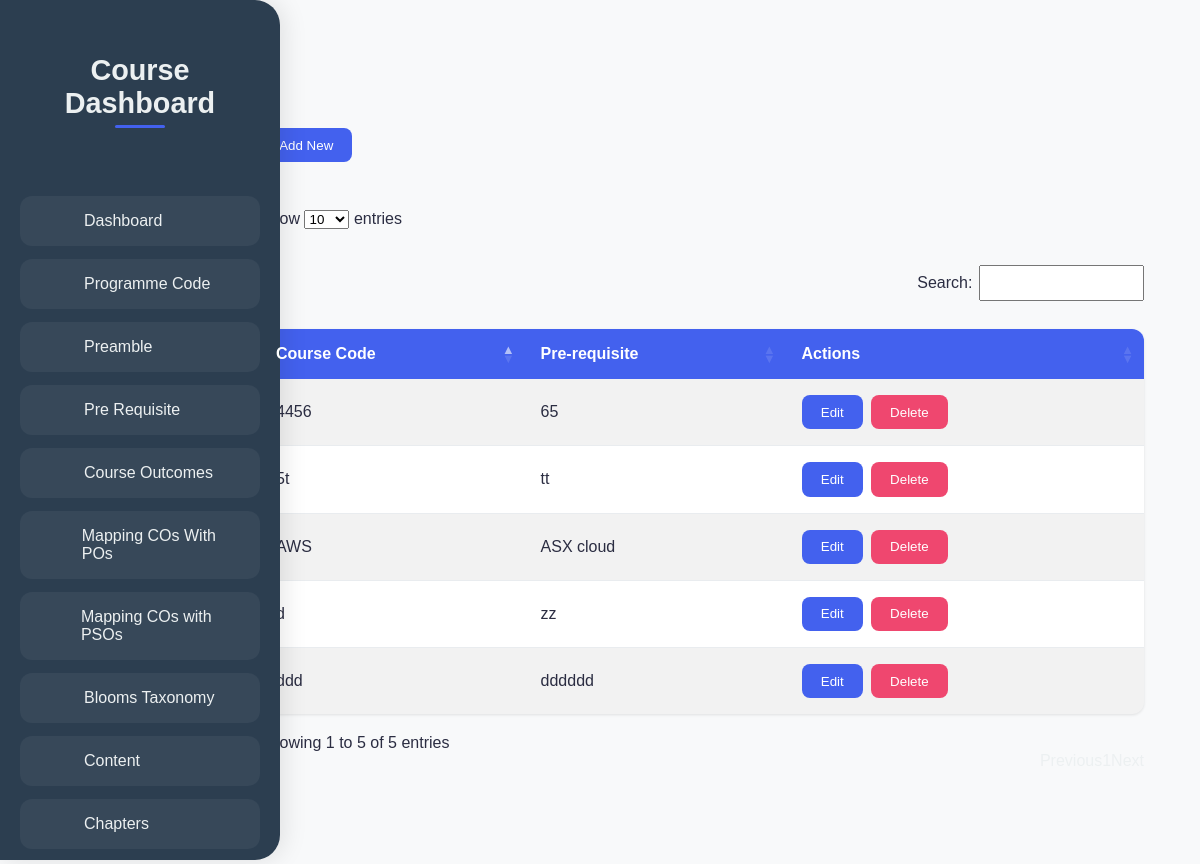
Screenshot of /menus/prerequisite.php with the database file from the repository.
### tables this page shows
CREATE TABLE `pre_requisite` (
  `id` int(11) NOT NULL,
  `course_code` varchar(50) NOT NULL,
  `pre_requisite` text NOT NULL,
  `created_at` timestamp NULL DEFAULT current_timestamp()
);

### menus/prerequisite.php (the view, shortened to what this page needs)
<?php
include("../db_connect.php");
$sql = "SELECT * FROM pre_requisite ORDER BY id DESC";
$result = $conn->query($sql);
?>
<!DOCTYPE html>
<html lang="en">
<head>
    <link rel="stylesheet" href="../public/css/sidebar.css">
    <link rel="stylesheet" href="https://cdn.datatables.net/1.13.6/css/dataTables.bootstrap5.min.css">
</head>
<body>
<div class="container">
        <?php include('../sidebar.php'); ?>
        <div class="content-area" id="content-area">
            <div class="button-container">
                <button id="addNewBtn" class="btn btn-primary">Add New</button>
            </div>
            <table id="example" class="table table-striped display nowrap" style="width:100%">
                <thead>
                    <tr>
                        <th>Course Code</th>
                        <th>Pre-requisite</th>
                        <th>Actions</th>
                    </tr>
                </thead>
                <tbody>
                    <?php if($result->num_rows > 0): ?>
                        <?php while ($row = $result->fetch_assoc()): ?>
                            <tr>
                                <td><?= htmlspecialchars($row['course_code']) ?></td>
                                <td><?= htmlspecialchars($row['pre_requisite']) ?></td>
                                <td class="action-buttons">
                                    <button class='btn btn-primary editBtn'
                                            data-id='<?= $row['id'] ?>'
                                            data-code='<?= $row['course_code'] ?>'
                                            data-pre='<?= $row['pre_requisite'] ?>'>
                                        Edit
                                    </button>
                                    <form method='post' style='display:inline;'>
                                        <button type='submit' name='delete_prerequisite'
                                                class='btn btn-danger'
                                                onclick='return confirmDelete()'>
                                            Delete
                                        </button>
                                    </form>
                                </td>
                            </tr>
                        <?php endwhile; ?>
                    <?php else: ?>
                        <tr>
                            <td colspan="3" class="text-center">No prerequisites found</td>
                        </tr>
                    <?php endif; ?>
                </tbody>
            </table>
        </div>
    </div>
</body>
</html>

### public/css/sidebar.css (style rules this page uses)
:root { --primary-color: #2ecc71; --dark-bg: #2c3e50; --light-text: #ecf0f1; }
html, body { height: 100%; margin: 0; padding: 0; overflow-x: hidden; background: white }
body { font-family: 'Poppins', sans-serif; background: #f9f9f9; display: flex; flex-direction: column; }
.container { display: flex; flex: 1; min-height: 100vh; }
.content-area { min-height: 100vh; border-radius: 25px 0 0 25px; }
@media screen and (max-width: 1200px) { .content-area { margin-left: 240px; } }

### menus/prerequisite.php (style rules this page uses)
:root { --primary-color: #4361ee; --success-color: #06d6a0; --danger-color: #ef476f; --text-color: #2b2d42; --background-color: #f8f9fa; --transition: all 0.3s cubic-bezier(0.4, 0, 0.2, 1); }
body { font-family: 'Poppins', sans-serif; color: var(--text-color); background-color: var(--background-color); }
.button-container { justify-content: flex-end; margin-bottom: 3rem; margin-top: 6rem; }
#example { width: 100% !important; max-width: 100%; }
.action-buttons { display: flex; gap: 0.5rem; }
.content-area { margin-left: 19vw; margin-right: 2vw; padding: 2rem; width: 60rem !important; }
#example { background: white; border-radius: 12px; overflow: hidden; box-shadow: 0 1px 3px rgba(0, 0, 0, 0.1); border-collapse: separate; border-spacing: 0; margin-top: 28px !important; }
#example thead { background: var(--primary-color); color: white; }
#example th { padding: 1rem; font-weight: 600; text-align: left; }
#example td { padding: 1rem; border-bottom: 1px solid #e9ecef; }
#example tr:last-child td { border-bottom: none; }
.btn { padding: 0.6rem 1.2rem; border-radius: 8px; font-weight: 500; transition: var(--transition); display: inline-flex; align-items: center; gap: 0.5rem; border: none; cursor: pointer; }
.btn-primary { background: var(--primary-color); color: white; }
.btn-danger { background: var(--danger-color); color: white; }

### rows the page displays
pre_requisite: course_code "4456", pre_requisite "65"
pre_requisite: course_code "d", pre_requisite "zz"
pre_requisite: course_code "AWS", pre_requisite "ASX cloud"
pre_requisite: course_code "ddd", pre_requisite "dddddd"
pre_requisite: course_code "5t", pre_requisite "tt"
